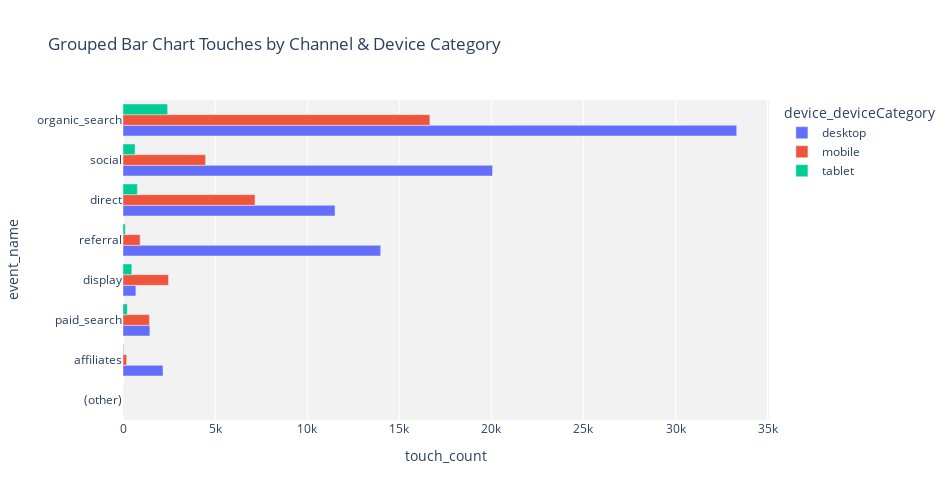

Notebook cell for this chart:
### Code cell
viz_df = full_df[~full_df['event_name'].isin(['conversion','dead_end'])].groupby(['event_name','device_deviceCategory']).size().reset_index(name='count')
viz_df.columns = ['event_name','device_deviceCategory','touch_count']

## use visualization package to make a bar chart

bar_fig = px.bar(viz_df
                 ,x='touch_count'
                 ,y='event_name'
                 ,title='Grouped Bar Chart Touches by Channel & Device Category'
                 ,color='device_deviceCategory'
                 ,barmode='group'
                 )

bar_fig.update_layout(width=950
                      ,height=500
                      ,yaxis={'categoryorder': 'total ascending'}
                      ,plot_bgcolor='#f2f2f2') 

bar_fig.show()

### Figure 1 — Plotly figure (JSON) as saved in the notebook; plotly's stock layout.template omitted (floating-point values rounded to 4 significant figures)
{"data": [{"alignmentgroup": "True", "hovertemplate": "device_deviceCategory=desktop<br>touch_count=%{x}<br>event_name=%{y}<extra></extra>", "legendgroup": "desktop", "marker": {"color": "#636efa", "pattern": {"shape": ""}}, "name": "desktop", "offsetgroup": "desktop", "orientation": "h", "showlegend": true, "textposition": "auto", "type": "bar", "x": [3, 2172, 11512, 699, 33322, 1459, 13991, 20061], "xaxis": "x", "y": ["(other)", "affiliates", "direct", "display", "organic_search", "paid_search", "referral", "social"], "yaxis": "y"}, {"alignmentgroup": "True", "hovertemplate": "device_deviceCategory=mobile<br>touch_count=%{x}<br>event_name=%{y}<extra></extra>", "legendgroup": "mobile", "marker": {"color": "#EF553B", "pattern": {"shape": ""}}, "name": "mobile", "offsetgroup": "mobile", "orientation": "h", "showlegend": true, "textposition": "auto", "type": "bar", "x": [1, 198, 7169, 2470, 16661, 1431, 929, 4479], "xaxis": "x", "y": ["(other)", "affiliates", "direct", "display", "organic_search", "paid_search", "referral", "social"], "yaxis": "y"}, {"alignmentgroup": "True", "hovertemplate": "device_deviceCategory=tablet<br>touch_count=%{x}<br>event_name=%{y}<extra></extra>", "legendgroup": "tablet", "marker": {"color": "#00cc96", "pattern": {"shape": ""}}, "name": "tablet", "offsetgroup": "tablet", "orientation": "h", "showlegend": true, "textposition": "auto", "type": "bar", "x": [2, 32, 780, 478, 2422, 232, 126, 654], "xaxis": "x", "y": ["(other)", "affiliates", "direct", "display", "organic_search", "paid_search", "referral", "social"], "yaxis": "y"}], "layout": {"barmode": "group", "height": 500, "legend": {"title": {"text": "device_deviceCategory"}, "tracegroupgap": 0}, "plot_bgcolor": "#f2f2f2", "title": {"text": "Grouped Bar Chart Touches by Channel & Device Category"}, "width": 950, "xaxis": {"anchor": "y", "domain": [0, 1], "title": {"text": "touch_count"}}, "yaxis": {"anchor": "x", "categoryorder": "total ascending", "domain": [0, 1], "title": {"text": "event_name"}}}}
